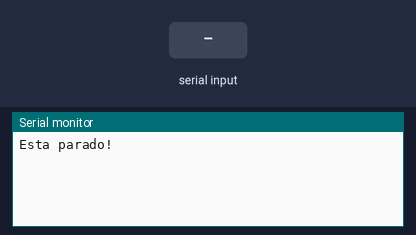
The program below on a simulated ESP32. On the bench: the last lines printed to the serial monitor. The inputs (shaded band) are chosen by the test bench.

Above: at 1.2 s.
1.3 s: "TOGGLE" received over Serial
At 3.6 s:
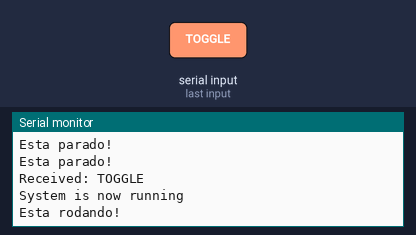
3.8 s: "1" received over Serial
At 4.96 s:
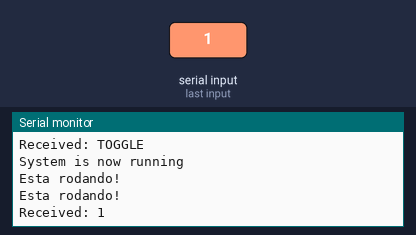
6.3 s: "TOGGLE" received over Serial
At 7.9 s:
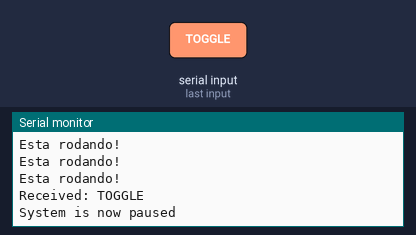

The program:

main.cpp
```cpp
#include <Arduino.h>
#include "esp_timer.h"

// Variável de controle de estado
bool isRunning = false;

// Definição de variáveis para o timer
esp_timer_handle_t periodic_timer;

// Função que será chamada periodicamente
void IRAM_ATTR onTimer(void* arg) {
  if (isRunning) {
    Serial.println("Esta rodando!");
  }else{
    Serial.println("Esta parado!");
  }
}

// Função para alternar o estado do sistema
void toggleRunState() {
  isRunning = !isRunning;
  Serial.print("System is now ");
  Serial.println(isRunning ? "running" : "paused");
}

void setup() {
  Serial.begin(115200);

  // Configurações iniciais (pinos, interrupções, etc.)

  // Configuração do timer periódico
  const esp_timer_create_args_t timer_args = {
    .callback = &onTimer,
    .name = "periodic_timer"
  };

  esp_timer_create(&timer_args, &periodic_timer);
  esp_timer_start_periodic(periodic_timer, 1000000); // 1000000 us = 1 s
}

void loop() {
  // Aguarda entrada Serial
  if (Serial.available() > 0) {
    String input = Serial.readString(); // Lê a entrada como uma string
    Serial.println("Received: " + input); // Responde com o que foi recebido

    // Processa o comando recebido
    if (input.startsWith("TOGGLE")) {
      toggleRunState();
    }
    // Adicione mais comandos conforme necessário
  }
}
```

Measured:
- after the input at 1.3 s, the serial monitor: prints a new line after 1.0 s (image 1)
- after the input at 3.8 s, the serial monitor: prints a new line after 1.0 s (image 2)
- after the input at 6.3 s, the serial monitor: prints a new line after 1.0 s (image 3)
